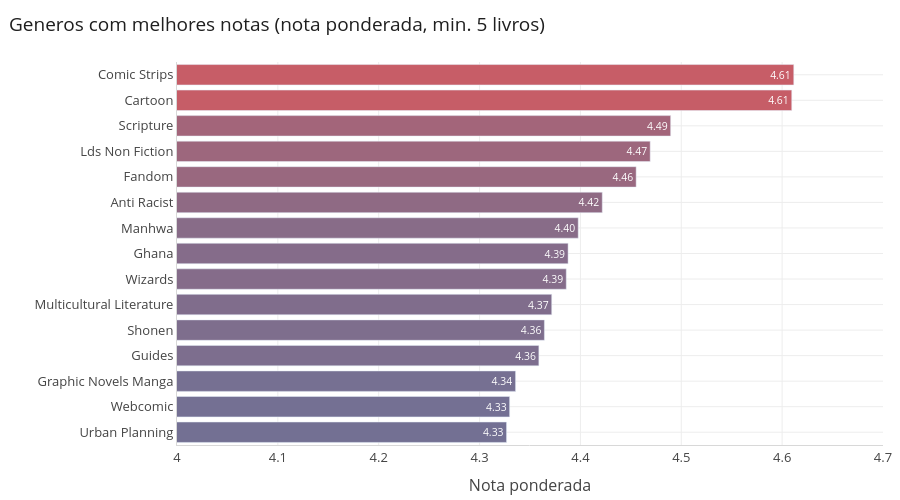

Write notebook code for a chart like this one.
### Code cell
top_avg = reliable.sort_values("nota_ponderada").reset_index()

fig = registrar(estilo(px.bar(
    top_avg, x="nota_ponderada", y="genres", orientation="h", text_auto=".2f",
    color="nota_ponderada", color_continuous_scale=[AZUL, VERMELHO], range_color=[4.2, 4.7],
), "Generos com melhores notas (nota ponderada, min. 5 livros)"), "02-generos-nota-media")

fig.update_layout(xaxis_title="Nota ponderada", yaxis_title="", coloraxis_showscale=False)
fig.update_xaxes(range=[4.0, 4.7])
fig.show()

### Figure 1 — Plotly figure (JSON) as saved in the notebook; plotly's stock layout.template omitted (floating-point values rounded to 4 significant figures)
{"data": [{"hovertemplate": "nota_ponderada=%{marker.color}<br>genres=%{y}<extra></extra>", "legendgroup": "", "marker": {"color": [4.327, 4.33, 4.336, 4.359, 4.364, 4.372, 4.386, 4.388, 4.398, 4.422, 4.455, 4.469, 4.489, 4.61, 4.612], "coloraxis": "coloraxis", "pattern": {"shape": ""}}, "name": "", "orientation": "h", "showlegend": false, "textposition": "auto", "texttemplate": "%{x:.2f}", "type": "bar", "x": [4.327, 4.33, 4.336, 4.359, 4.364, 4.372, 4.386, 4.388, 4.398, 4.422, 4.455, 4.469, 4.489, 4.61, 4.612], "xaxis": "x", "y": ["Urban Planning", "Webcomic", "Graphic Novels Manga", "Guides", "Shonen", "Multicultural Literature", "Wizards", "Ghana", "Manhwa", "Anti Racist", "Fandom", "Lds Non Fiction", "Scripture", "Cartoon", "Comic Strips"], "yaxis": "y"}], "layout": {"barmode": "relative", "coloraxis": {"autocolorscale": false, "cmax": 4.7, "cmin": 4.2, "colorbar": {"title": {"text": "nota_ponderada"}}, "colorscale": [[0.0, "#4E79A7"], [1.0, "#E15759"]], "showscale": false}, "font": {"color": "#444", "size": 13}, "height": 500, "hoverlabel": {"bgcolor": "white", "font": {"size": 12}}, "legend": {"tracegroupgap": 0}, "margin": {"b": 8, "l": 8, "r": 8, "t": 62}, "paper_bgcolor": "white", "plot_bgcolor": "white", "title": {"font": {"color": "#1F1F1F", "size": 19}, "text": "Generos com melhores notas (nota ponderada, min. 5 livros)", "x": 0.01, "xanchor": "left"}, "xaxis": {"anchor": "y", "domain": [0.0, 1.0], "gridcolor": "#EDEDED", "linecolor": "#D8D8D8", "range": [4.0, 4.7], "title": {"text": "Nota ponderada"}, "zeroline": false}, "yaxis": {"anchor": "x", "domain": [0.0, 1.0], "gridcolor": "#EDEDED", "linecolor": "#D8D8D8", "title": {"text": ""}, "zeroline": false}}}
